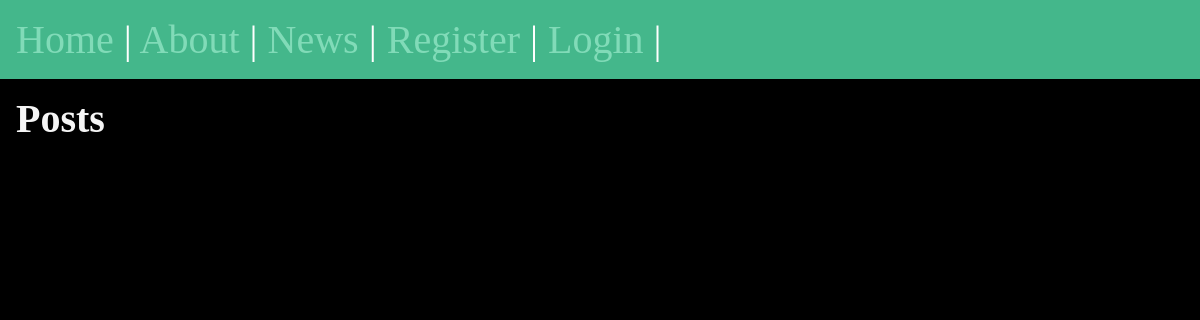
The page /posts/ on the database as committed earlier.
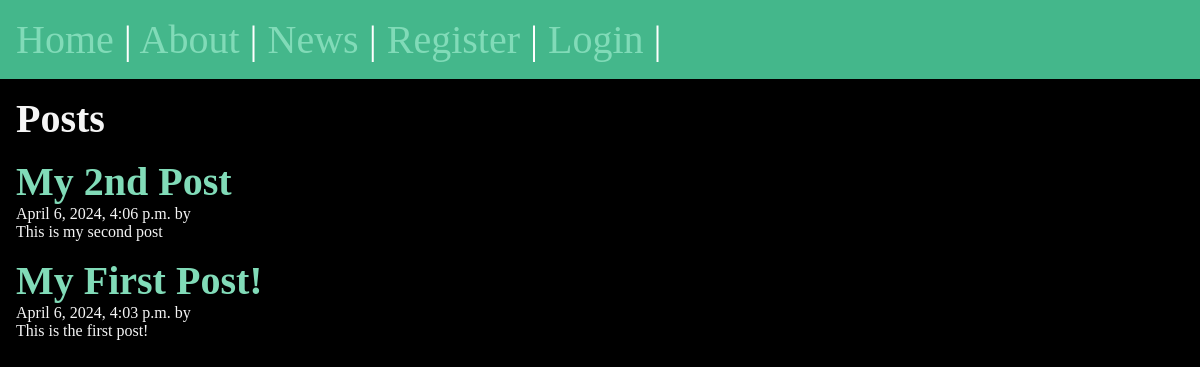
The same page on the database as committed later.
### posts/models.py (models this page shows, shortened)
class Post(models.Model):
    title = models.CharField(max_length=75)
    body = models.TextField()
    slug = models.SlugField()
    date = models.DateTimeField(auto_now_add=True)
    banner = models.ImageField(default='fallback.png',blank=True)
    author = models.ForeignKey(User, on_delete=models.CASCADE, default=None)

### posts/views.py (the view)
# urls.py: path('',views.posts_list, name="list"),
def posts_list(request):
    posts = Post.objects.all().order_by('-date')
    return render(request, 'posts/posts_list.html', {
        'posts': posts
    })

### posts/templates/posts/posts_list.html
{% extends 'layout.html' %} {% block title %} Posts {% endblock %}
{% block content %}
    <section>
        <h1>Posts</h1>
        {% for post in posts %}
        <article class="post">
            <h2>
                <a href="{% url 'posts:page' slug=post.slug %}">
                    {{ post.title }}
                </a>
            </h2>
            <p>{{ post.date }} by {{ post.author }} </p>
            <p>{{ post.body }}</p>
        </article>
        {% endfor %}
    </section>
{% endblock %}

Rows that differ between the two databases and show on the page:
added Post: title "My 2nd Post", date "April 6, 2024, 4:06 p.m.", body "This is my second post"
added Post: title "My First Post!", date "April 6, 2024, 4:03 p.m.", body "This is the first post!"
